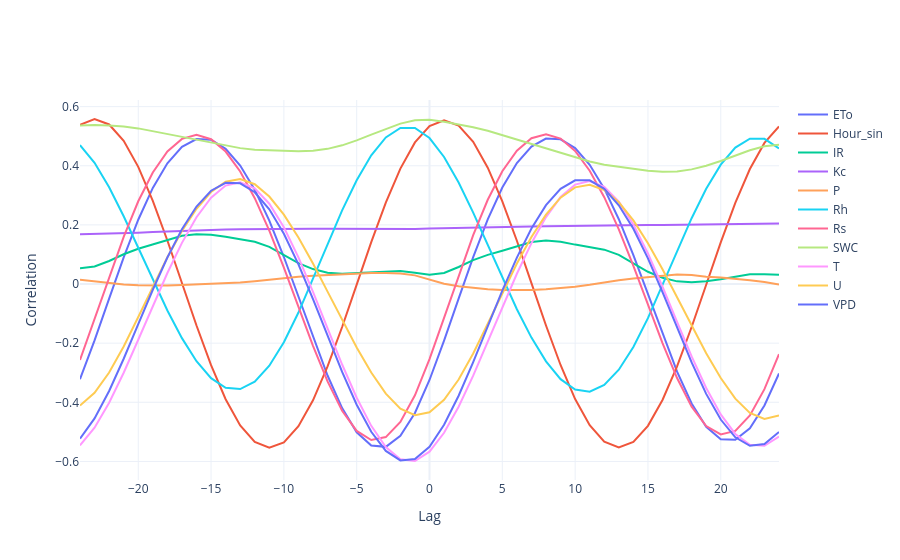

Here is the notebook cell this chart was saved with:
### Markdown cell above
### Correlacion Cruzada

### Code cell
import pandas as pd
import numpy as np
import plotly.express as px
import plotly.graph_objects as go


def cross_correlation_with_lag(group, max_lag=24):
    """
    Calcula la correlación cruzada entre 'FP' y otras variables numéricas en un grupo (un árbol),
    considerando un rango de lags de -max_lag a +max_lag.
    """
    numeric_cols = group.select_dtypes(include=['number']).columns
    numeric_cols = numeric_cols.drop('FP', errors='ignore')  # Excluimos FP de sí misma

    results = []
    
    for col in numeric_cols:
        lags = range(-max_lag, max_lag + 1)  # Lags desde -24 hasta +24
        corrs = [group['FP'].shift(lag).corr(group[col]) for lag in lags]
        
        df_corrs = pd.DataFrame({'Lag': lags, 'Correlation': corrs, 'Variable': col})
        df_corrs['ID'] = group['ID'].iloc[0]  # Agregar el ID del árbol
        results.append(df_corrs)

    return pd.concat(results, ignore_index=True)

# Agrupar por árbol y calcular la correlación cruzada
df_all_plots_rename = df_all_plots.copy().rename(columns={
    'ETO': 'ETo',
    'TMED': 'T',
    'HR': 'Rh',
    'PREC': 'P',
    'RAD': 'Rs',
    'VV': 'U',
    'DPV': 'VPD',
    'HR35_55': 'SWC',
    'Riego': 'IR'
})
correlations_per_tree = df_all_plots_rename.groupby('ID').apply(cross_correlation_with_lag).reset_index(drop=True)

mean_correlations = correlations_per_tree.groupby(['Lag', 'Variable'])['Correlation'].mean().reset_index()


fig = go.Figure()
for variable in mean_correlations['Variable'].unique():
    subset = mean_correlations[mean_correlations['Variable'] == variable]
    fig.add_trace(go.Scatter(x=subset['Lag'], y=subset['Correlation'], mode='lines', name=variable))
      
fig.update_layout(
    xaxis_title="Lag",
    yaxis_title="Correlation",
    xaxis=dict(showgrid=True),
    yaxis=dict(showgrid=True),
    template="plotly_white",
    hovermode="x unified"
)

# Mostrar la gráfica
fig.show()
